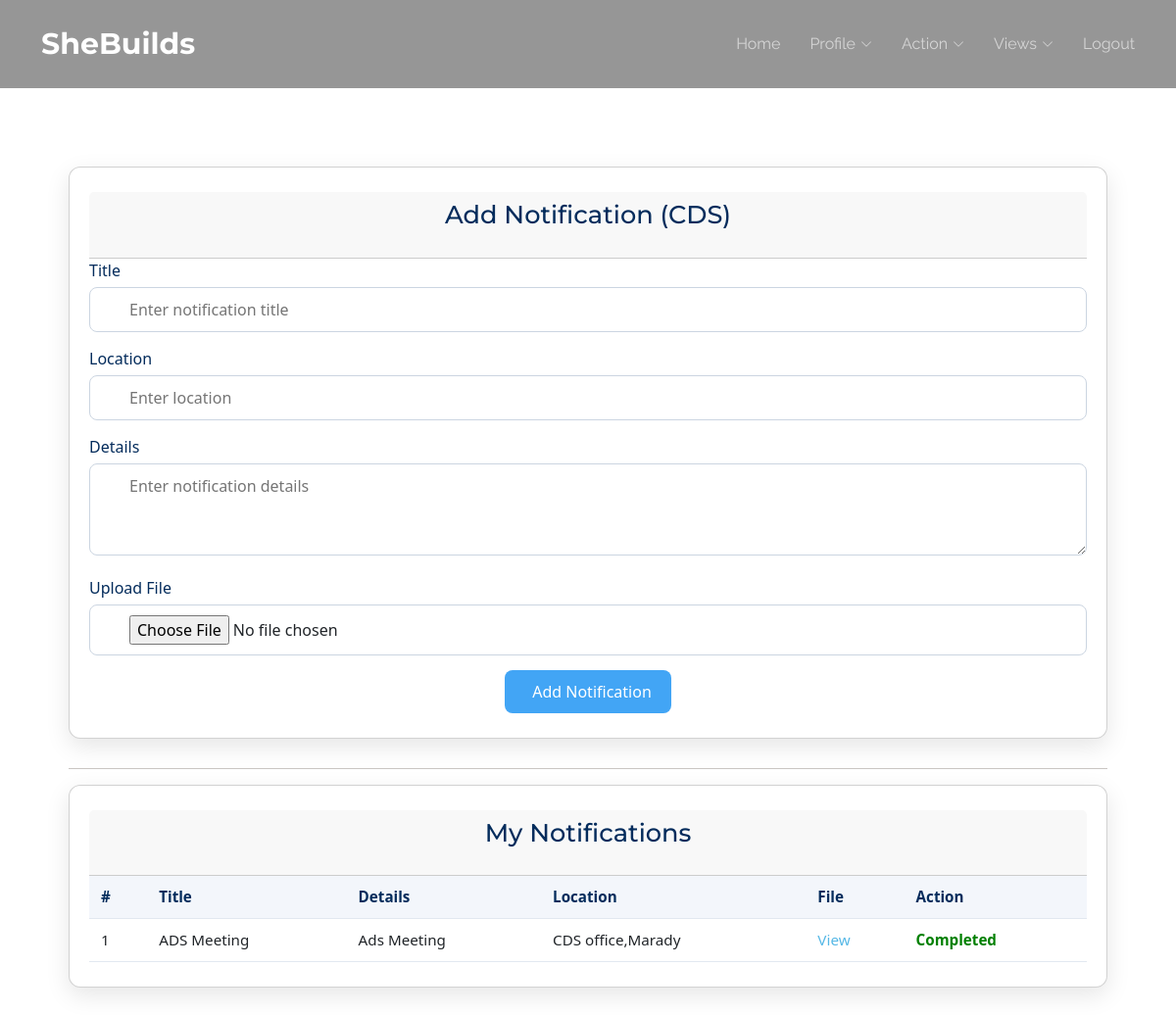
Page /CDS/notification/ (signed in) on the committed database.
### Kudumbasree/models.py (models this page shows)
class tbl_notification(models.Model):
   notification_title=models.CharField(max_length=30)
   notification_details=models.CharField(max_length=30)
   notification_location=models.CharField(max_length=30)
   notification_file=models.FileField(upload_to="Assets/File/Notification/")
   notification_status=models.IntegerField(default=0)
   kudumbasree=models.ForeignKey(tbl_kudumbasree,on_delete=models.CASCADE,null=True)
   authority=models.ForeignKey(tbl_authority,on_delete=models.CASCADE,null=True)
   cds=models.ForeignKey(tbl_cds,on_delete=models.CASCADE,null=True)
   ads=models.ForeignKey(tbl_ads,on_delete=models.CASCADE,null=True)

### CDS/views.py (the view, shortened to what this page needs)
# urls.py: path('notification/', views.Notification, name='Notification'),
def Notification(request):
    cds_id = request.session.get('cdsid')
    cds = tbl_cds.objects.get(id=cds_id)
    notifications = tbl_notification.objects.filter(cds=cds).order_by('-id')
    return render(request, 'CDS/Notification.html', {
        'notifications': notifications
    })

### CDS/Templates/CDS/Notification.html (shortened to what this page needs)
{% extends 'CDS/Header.html' %}
{% block content %}
<div class="page-container">
    <div class="card profile-card">
        <div class="card-header">
            <h2>Add Notification (CDS)</h2>
        </div>
        <form method="POST" enctype="multipart/form-data" class="profile-form">
            <div class="form-group">
                <label>Title</label>
                <div class="input-container">
                    <input type="text" name="txt_title" placeholder="Enter notification title" required>
                </div>
            </div>
            <div class="form-group">
                <label>Location</label>
                <div class="input-container">
                    <input type="text" name="txt_location" placeholder="Enter location" required>
                </div>
            </div>
            <div class="form-group">
                <label>Details</label>
                <div class="input-container">
                    <textarea name="txt_details" rows="3" placeholder="Enter notification details" required></textarea>
                </div>
            </div>
            <div class="form-group">
                <label>Upload File</label>
                <div class="input-container">
                    <input type="file" name="file_file">
                </div>
            </div>
            <div class="form-buttons">
                <button type="submit" class="btn btn-primary">
                     Add Notification
                </button>
            </div>
        </form>
    </div>
    <hr>
    <div class="card profile-card">
        <div class="card-header">
            <h2>My Notifications</h2>
        </div>
        <div class="table-responsive">
            <table class="styled-table">
                <thead>
                    <tr>
                        <th>#</th>
                        <th>Title</th>
                        <th>Details</th>
                        <th>Location</th>
                        <th>File</th>
                        <th>Action</th>
                    </tr>
                </thead>
                <tbody>
                    {% for n in notifications %}
                    <tr>
                        <td>{{ forloop.counter }}</td>
                        <td>{{ n.notification_title }}</td>
                        <td>{{ n.notification_details }}</td>
                        <td>{{ n.notification_location }}</td>
                        <td>
                            {% if n.notification_file %}
                            <a href="{{ n.notification_file.url }}" target="_blank">View</a>
                            {% else %}
                            No File
                            {% endif %}
                        </td>
                        <td>
                            {% if n.notification_status == 0 %}
                            <a href="{% url 'CDS:CompleteNotification' n.id %}" class="action-btn complete"
                                onclick="return confirm('Mark as completed?')">Complete</a>
                            <a href="{% url 'CDS:DeleteNotification' n.id %}" class="action-btn delete"
                                onclick="return confirm('Delete this notification?')">Delete</a>
                            {% else %}
                            <span class="completed-label">Completed</span>
                            {% endif %}
                        </td>
                    </tr>
                    {% empty %}
                    <tr>
                        <td colspan="6" class="empty-row">No Notifications Added</td>
                    </tr>
                    {% endfor %}
                </tbody>
            </table>
        </div>
    </div>
</div>
{% endblock content %}

### Guest/static/Main/assets/css/main.css (style rules this page uses)
:root { --default-font: "Roboto", system-ui, -apple-system, "Segoe UI", Roboto, "Helvetica Neue", Arial, "Noto Sans", "Liberation Sans", sans-serif, "Apple Color Emoji", "Segoe UI Emoji", "Segoe UI Symbol", "Noto Color Emoji"; --heading-font: "Montserrat", sans-serif; --nav-font: "Raleway", sans-serif; }
:root { --background-color: #ffffff; --default-color: #2b180d; --heading-color: #1b2f45; --accent-color: #56b8e6; --surface-color: #ffffff; --contrast-color: #ffffff; }
:root { --nav-color: rgba(255, 255, 255, 0.6); --nav-hover-color: #ffffff; --nav-mobile-background-color: #ffffff; --nav-dropdown-background-color: #ffffff; --nav-dropdown-color: #212529; --nav-dropdown-hover-color: #56b8e6; }
:root { scroll-behavior: smooth; }
body { color: var(--default-color); background-color: var(--background-color); font-family: var(--default-font); }
a { color: var(--accent-color); text-decoration: none; transition: 0.3s; }
h1, h2, h3, h4, h5, h6 { color: var(--heading-color); font-family: var(--heading-font); }

### CDS/Templates/CDS/Notification.html (style rules this page uses)
.page-container { max-width: 1100px; margin: 40px auto; padding: 0 20px; font-family: 'Segoe UI', Tahoma, Geneva, Verdana, sans-serif; }
.card.profile-card { background: #fff; padding: 25px 20px; border-radius: 12px; box-shadow: 0 8px 25px rgba(0, 0, 0, 0.1); margin-bottom: 30px; }
.card-header h2 { margin: 0 0 20px; font-size: 1.6rem; color: #042c5c; text-align: center; }
.form-group { margin-bottom: 15px; }
.form-group label { display: block; margin-bottom: 5px; font-weight: 500; color: #042c5c; }
.input-container { position: relative; }
.input-container input, .input-container textarea { width: 100%; padding: 10px 12px 10px 40px; border-radius: 8px; border: 1px solid #cbd5e1; font-size: 1rem; outline: none; transition: 0.2s; }
.form-buttons { display: flex; justify-content: center; margin-top: 15px; }
.btn { padding: 10px 20px; border-radius: 8px; font-size: 1rem; display: flex; align-items: center; gap: 8px; cursor: pointer; border: none; }
.btn-primary { background-color: #42a5f5; color: #fff; }
.table-responsive { overflow-x: auto; }
.styled-table { width: 100%; border-collapse: collapse; font-size: 0.95rem; }
.styled-table th, .styled-table td { padding: 10px 12px; text-align: left; border-bottom: 1px solid #e2e8f0; }
.styled-table th { background-color: #f3f6fb; color: #042c5c; font-weight: 600; }
.completed-label { color: green; font-weight: 600; }

### rows in the picture
tbl_notification: notification_title "ADS Meeting", notification_details "Ads Meeting", notification_location "CDS office,Marady", notification_status "Completed"
